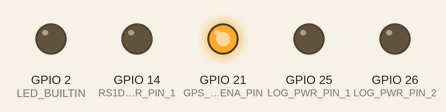
Simulated run of this sketch. Board: ESP32. Shown: output pins drawn as LEDs (lit = HIGH).

Above: at 0.1 s.
At 50.1 s:
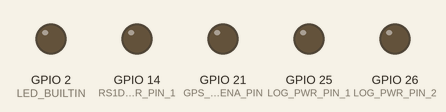
Timing chart, 0 to 51.6 s (numbered marks = the images above):
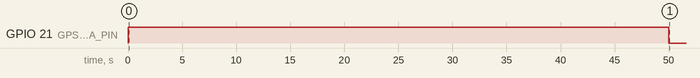

The sketch:

Test_GPS_Buck_U4_Psoc.ino
```cpp
#define BATT_PIN                      35      // To detect the Lipo battery remaining charge, GPIO35 on Adafruit ESP32 (35 on dev kit)

const uint8_t RS1D_PWR_PIN_1              = 14;      // To turn the geophone ON and OFF

const uint8_t     LOG_PWR_PIN_1        = 25;    // To turn the geophone ON and OFF
const uint8_t     LOG_PWR_PIN_2        = 26;    // To turn the geophone ON and OFF

const uint8_t GPS_BOOST_ENA_PIN           = 21;      // To turn the BOOST converter of the GPS ON and OFF


//******************************************************************************************
void pinSetUp (void)
{

  // Declare which pins of the ESP32 will be used

  // LED pins
  //--------------
  pinMode (LED_BUILTIN , OUTPUT);

  // Analog pins
  //--------------
  pinMode (BATT_PIN    , INPUT);

  // Power pins
  //--------------
  pinMode (RS1D_PWR_PIN_1    , OUTPUT);

  pinMode (LOG_PWR_PIN_1    , OUTPUT);
  pinMode (LOG_PWR_PIN_2    , OUTPUT);

  pinMode (GPS_BOOST_ENA_PIN    , OUTPUT);

  // Initial pin state
  //-------------------
  digitalWrite(LED_BUILTIN, LOW);

//  turnRS1DOFF();
//  turnLogOFF();
//  turnGPSOFF();

}


void setup() {

pinSetUp();
digitalWrite(GPS_BOOST_ENA_PIN, HIGH);
delay(1000 * 50);
digitalWrite(GPS_BOOST_ENA_PIN, LOW);

}

void loop() {
  delay(10000);

}
```
